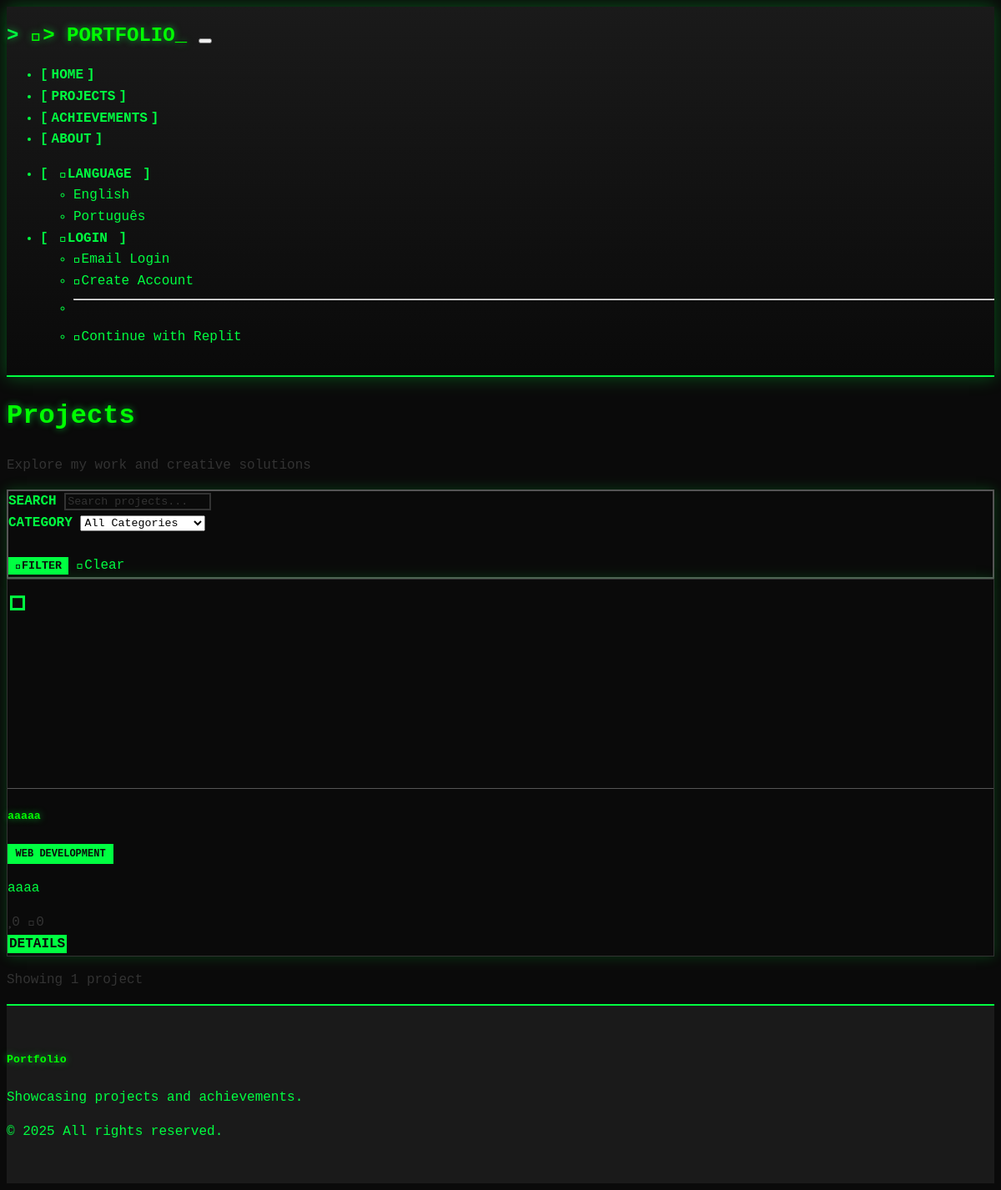
The app's page /projects with its own data.
### models.py (models this page shows, shortened)
class Project(db.Model):
    __tablename__ = 'projects'
    id = db.Column(db.Integer, primary_key=True)
    title = db.Column(db.String(200), nullable=False)
    description = db.Column(db.Text, nullable=False)
    content = db.Column(db.Text)  # Detailed content/overview
    image_url = db.Column(db.String(500))
    demo_url = db.Column(db.String(500))
    github_url = db.Column(db.String(500))
    technologies = db.Column(db.String(500))  # Comma-separated list
    is_published = db.Column(db.Boolean, default=False)
    is_featured = db.Column(db.Boolean, default=False)
    category_id = db.Column(db.Integer, db.ForeignKey('categories.id'))
    created_at = db.Column(db.DateTime, default=datetime.now)
    updated_at = db.Column(db.DateTime, default=datetime.now, onupdate=datetime.now)
    comments = db.relationship('Comment', backref='project', lazy='dynamic', cascade='all, delete-orphan')
    likes = db.relationship('Like', backref='project', lazy='dynamic', cascade='all, delete-orphan')
    @property
    def like_count(self):
        return self.likes.count()
    @property
    def comment_count(self):
        return self.comments.count()
    @property
    def tech_list(self):
        if self.technologies:
            return [tech.strip() for tech in self.technologies.split(',')]
        return []

class Category(db.Model):
    __tablename__ = 'categories'
    id = db.Column(db.Integer, primary_key=True)
    name = db.Column(db.String(100), nullable=False, unique=True)
    color = db.Column(db.String(7), default='#007bff')  # Hex color code
    created_at = db.Column(db.DateTime, default=datetime.now)
    projects = db.relationship('Project', backref='category', lazy='dynamic')
    achievements = db.relationship('Achievement', backref='category', lazy='dynamic')

### routes.py (the view)
@app.route('/projects')
def projects():
    category_id = request.args.get('category', type=int)
    search = request.args.get('search', '').strip()
    query = Project.query.filter_by(is_published=True)
    if category_id:
        query = query.filter_by(category_id=category_id)
    if search:
        query = query.filter(or_(
            Project.title.contains(search),
            Project.description.contains(search),
            Project.technologies.contains(search)
        ))
    projects = query.order_by(desc(Project.created_at)).all()
    categories = Category.query.all()
    return render_template('projects.html',
                         projects=projects,
                         categories=categories,
                         selected_category=category_id,
                         search_term=search)

### routes.py (called while the page is built)
@app.before_request
def make_session_permanent():
    session.permanent = True
    if 'language' not in session:
        session['language'] = 'en'

@app.context_processor
def inject_translations():
    def t(key):
        lang = session.get('language', 'en')
        return get_translation(key, lang)
    return dict(t=t, current_language=session.get('language', 'en'))

### translations.py (called while the page is built)
def get_translation(key, lang='en'):
    return translations.get(lang, {}).get(key, translations['en'].get(key, key))

### templates/projects.html (shortened to what this page needs)
{% extends "base.html" %}
{% block content %}
<div class="container py-5">
    <div class="row mb-5">
        <div class="col">
            <h1 class="display-5 fw-bold mb-3">Projects</h1>
            <p class="lead text-muted">Explore my work and creative solutions</p>
        </div>
    </div>
    <div class="row mb-4">
        <div class="col">
            <div class="card">
                <div class="card-body">
                    <form method="GET" class="row g-3 align-items-center">
                        <div class="col-md-4">
                            <label for="search" class="form-label">Search</label>
                            <input type="text" class="form-control" id="search" name="search"
                                   value="{{ search_term }}" placeholder="Search projects...">
                        </div>
                        <div class="col-md-4">
                            <label for="category" class="form-label">Category</label>
                            <select class="form-select" id="category" name="category">
                                <option value="">All Categories</option>
                            </select>
                        </div>
                        <div class="col-md-4">
                            <label class="form-label">&nbsp;</label>
                            <div class="d-flex gap-2">
                                <button type="submit" class="btn btn-primary">
                                    <i class="fas fa-search me-2"></i>Filter
                                </button>
                                <a href="{{ url_for('projects') }}" class="btn btn-outline-secondary">
                                    <i class="fas fa-times me-2"></i>Clear
                                </a>
                            </div>
                        </div>
                    </form>
                </div>
            </div>
        </div>
    </div>
    {% if projects %}
        <div class="row g-4">
            {% for project in projects %}
                <div class="col-lg-4 col-md-6">
                    <div class="card h-100 shadow-sm project-card">
                        {% if project.image_url %}
                            <img src="{{ url_for('static', filename='uploads/' + project.image_url) }}"
                                 class="card-img-top" style="height: 250px; object-fit: cover;">
                        {% else %}
                            <div class="card-img-top bg-secondary d-flex align-items-center justify-content-center"
                                 style="height: 250px;">
                                <i class="fas fa-project-diagram fa-3x text-light"></i>
                            </div>
                        {% endif %}
                        <div class="card-body d-flex flex-column">
                            <div class="d-flex justify-content-between align-items-start mb-2">
                                <h5 class="card-title">{{ project.title }}</h5>
                            </div>
                            {% if project.category %}
                                <div class="mb-2">
                                    <span class="badge bg-primary">
                                        {{ project.category.name }}
                                    </span>
                                </div>
                            {% endif %}
                            <p class="card-text flex-grow-1">{{ project.description }}</p>
                            <div class="d-flex justify-content-between align-items-center mt-auto">
                                <div class="text-muted small">
                                    <i class="fas fa-heart me-1"></i>{{ project.like_count }}
                                    <i class="fas fa-comment ms-2 me-1"></i>{{ project.comment_count }}
                                </div>
                                <div class="btn-group">
                                    <a href="{{ url_for('project_detail', id=project.id) }}"
                                       class="btn btn-primary btn-sm">
                                        Details
                                    </a>
                                </div>
                            </div>
                        </div>
                    </div>
                </div>
            {% endfor %}
        </div>
        <div class="row mt-4">
            <div class="col">
                <p class="text-muted text-center">
                    Showing {{ projects|length }} project{{ 's' if projects|length != 1 else '' }}
                </p>
            </div>
        </div>
    {% endif %}
</div>
{% endblock %}

### static/css/custom.css (style rules this page uses)
:root { --terminal-bg: #0a0a0a; --terminal-dark: #1a1a1a; --terminal-green: #00ff41; --terminal-light-green: #39ff14; --terminal-bright-green: #00ff00; --terminal-gray: #333333; --terminal-border: #555555; --cursor-blink: #00ff41; --glow-effect: 0 0 10px rgba(0, 255, 65, 0.8); --text-shadow: 0 0 8px rgba(0, 255, 65, 0.6); }
* { font-family: 'Courier New', 'Consolas', 'Monaco', monospace !important; }
body { background-color: var(--terminal-bg); color: var(--terminal-green); line-height: 1.6; }
.card { background: var(--terminal-bg); border: 2px solid var(--terminal-border); border-radius: 0; box-shadow: 0 0 15px rgba(0, 255, 65, 0.2); transition: all 0.3s ease; }
.card-title { color: var(--terminal-bright-green); text-shadow: var(--text-shadow); font-weight: bold; }
.card-text { color: var(--terminal-green); }
.project-card { background: var(--terminal-bg); border: 1px solid var(--terminal-gray); border-radius: 0; transition: all 0.3s ease; position: relative; }
.project-card .card-img-top { border-bottom: 1px solid var(--terminal-border); }
.project-card .card-body { background: var(--terminal-bg); }
.btn-primary { background: var(--terminal-green); border: 2px solid var(--terminal-green); color: var(--terminal-bg); font-weight: bold; text-transform: uppercase; border-radius: 0; transition: all 0.3s ease; }
.form-control { background: var(--terminal-bg); border: 2px solid var(--terminal-gray); color: var(--terminal-green); border-radius: 0; font-family: 'Courier New', monospace; }
.form-control::placeholder { color: var(--terminal-gray); }
.form-label { color: var(--terminal-green); font-weight: bold; text-transform: uppercase; }
.badge { background: var(--terminal-green) !important; color: var(--terminal-bg) !important; font-weight: bold; border-radius: 0; padding: 0.4em 0.8em; text-transform: uppercase; font-size: 0.75em; }
a { color: var(--terminal-green); text-decoration: none; transition: all 0.3s ease; }
h1, h2, h3, h4, h5, h6 { color: var(--terminal-bright-green); text-shadow: var(--text-shadow); font-weight: bold; }
.text-muted { color: var(--terminal-gray) !important; }

### records on screen
Project: title "aaaaa", category.name "WEB DEVELOPMENT", description "aaaa", like_count "0", comment_count "0"

### other values on screen
{{ t('nav_home') }} "HOME"
{{ t('nav_projects') }} "PROJECTS"
{{ t('nav_achievements') }} "ACHIEVEMENTS"
{{ t('nav_about') }} "ABOUT"
{{ t('language') }} "LANGUAGE"
{{ t('english') }} "English"
{{ t('portuguese') }} "Português"
{{ t('nav_login') }} "LOGIN"
{{ t('nav_email_login') }} "Email Login"
{{ t('nav_register') }} "Create Account"
{{ t('nav_replit_login') }} "Continue with Replit"
{{ projects|length }} "1"
